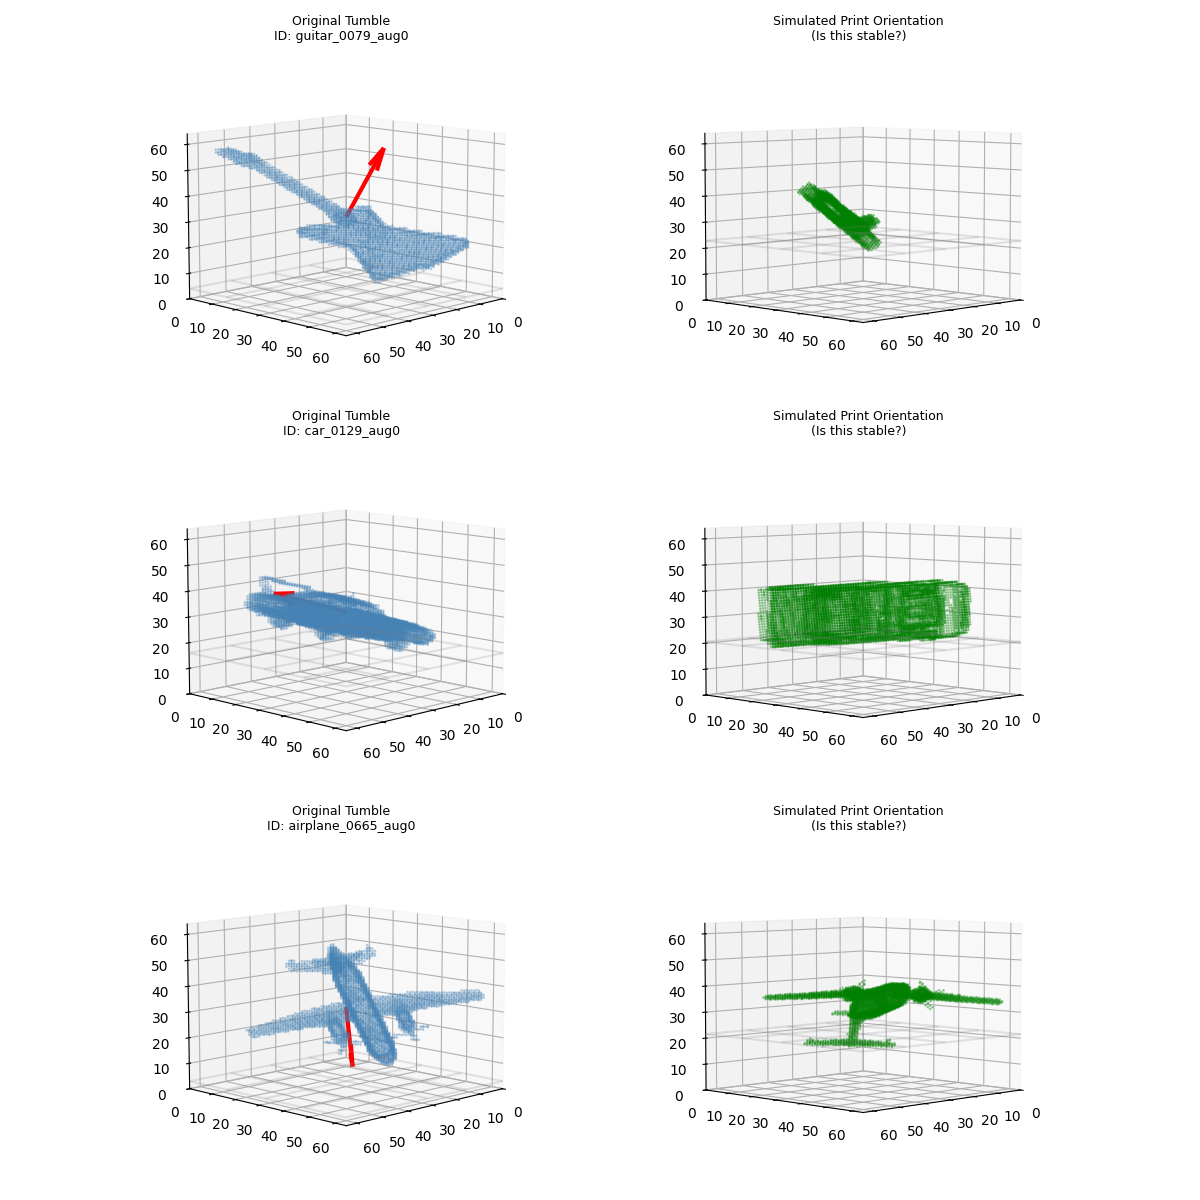

The script that saved this image:
import numpy as np
import pandas as pd
import matplotlib.pyplot as plt
import os
import trimesh

# --- CONFIGURATION ---
# Use the dataset generated by the OPTIMIZATION script (not the Canonical one)
DATA_DIR = "MN40_Surface_Voxels" 
CSV_PATH = "MN40_Vector_Labels.csv"
GRID_SIZE = 64

def rotation_matrix_from_vectors(vec1, vec2):
    """ Find the rotation matrix that aligns vec1 to vec2 """
    a, b = (vec1 / np.linalg.norm(vec1)), (vec2 / np.linalg.norm(vec2))
    v = np.cross(a, b)
    c = np.dot(a, b)
    s = np.linalg.norm(v)
    
    if s == 0: # Vectors are already aligned or opposite
        return np.eye(3)
        
    kmat = np.array([[0, -v[2], v[1]], [v[2], 0, -v[0]], [-v[1], v[0], 0]])
    rotation_matrix = np.eye(3) + kmat + kmat.dot(kmat) * ((1 - c) / (s ** 2))
    return rotation_matrix

def plot_voxel(ax, voxel_grid, title):
    coords = np.argwhere(voxel_grid == 1)
    if len(coords) == 0: return
    
    # Swap axes for plotting if necessary to match visual expectation
    # Matplotlib 3D is Z-up usually. 
    x, y, z = coords[:, 0], coords[:, 1], coords[:, 2]
    
    ax.scatter(x, y, z, c='steelblue', s=1, alpha=0.3)
    
    # Draw "Floor" at Z=0 to see if it sits flat
    # We create a wireframe grid at min Z
    min_z = np.min(z)
    xx, yy = np.meshgrid(np.linspace(0, 64, 5), np.linspace(0, 64, 5))
    ax.plot_wireframe(xx, yy, np.full_like(xx, min_z), color='gray', alpha=0.2)

    ax.set_xlim([0, 64]); ax.set_ylim([0, 64]); ax.set_zlim([0, 64])
    ax.set_title(title, fontsize=9)
    ax.view_init(elev=10, azim=45) # View from slightly above

def verify_optimization_logic():
    if not os.path.exists(CSV_PATH):
        print("Error: CSV not found.")
        return

    df = pd.read_csv(CSV_PATH)
    
    # Pick 3 random samples
    samples = df.sample(3)
    
    fig = plt.figure(figsize=(12, 12))
    
    for i, (idx, row) in enumerate(samples.iterrows()):
        # 1. Load Data
        voxel_path = os.path.join(DATA_DIR, row['voxel_id'] + '.npy')
        if not os.path.exists(voxel_path): continue
        
        voxel = np.load(voxel_path)
        vector = np.array([row['v_x'], row['v_y'], row['v_z']])
        
        # 2. Plot Original (Tumbling)
        ax1 = fig.add_subplot(3, 2, i*2 + 1, projection='3d')
        # Draw the vector on the original
        center = 32
        ax1.quiver(center, center, center, vector[0]*30, vector[1]*30, vector[2]*30, color='red', linewidth=3)
        plot_voxel(ax1, voxel, f"Original Tumble\nID: {row['voxel_id']}")
        
        # 3. ROTATE TO PRINT ORIENTATION
        # We want to rotate the Voxel Grid so that 'vector' points to [0, 0, -1]
        
        # This is tricky with Voxels (interpolation), so we will rotate the POINTS.
        coords = np.argwhere(voxel == 1)
        # Center coords
        coords = coords - 32.0
        
        # Get rotation R that aligns Vector -> Down ([0,0,-1])
        target_down = np.array([0, 0, -1])
        R = rotation_matrix_from_vectors(vector, target_down)
        
        # Apply rotation
        new_coords = np.dot(coords, R.T)
        
        # Shift back to 0-64 range
        new_coords = new_coords + 32.0
        
        # 4. Plot "Simulated Print"
        ax2 = fig.add_subplot(3, 2, i*2 + 2, projection='3d')
        ax2.scatter(new_coords[:,0], new_coords[:,1], new_coords[:,2], c='green', s=1, alpha=0.3)
        
        # Draw the floor
        min_z = np.min(new_coords[:,2])
        xx, yy = np.meshgrid(np.linspace(0, 64, 5), np.linspace(0, 64, 5))
        ax2.plot_wireframe(xx, yy, np.full_like(xx, min_z), color='gray', alpha=0.2)
        
        ax2.set_xlim([0, 64]); ax2.set_ylim([0, 64]); ax2.set_zlim([0, 64])
        ax2.set_title("Simulated Print Orientation\n(Is this stable?)", fontsize=9)
        ax2.view_init(elev=5, azim=45) # View from ground level

    plt.tight_layout()
    plt.savefig('verify_print_orientation.png')
    print("Check 'verify_print_orientation.png'.")

if __name__ == "__main__":
    verify_optimization_logic()
